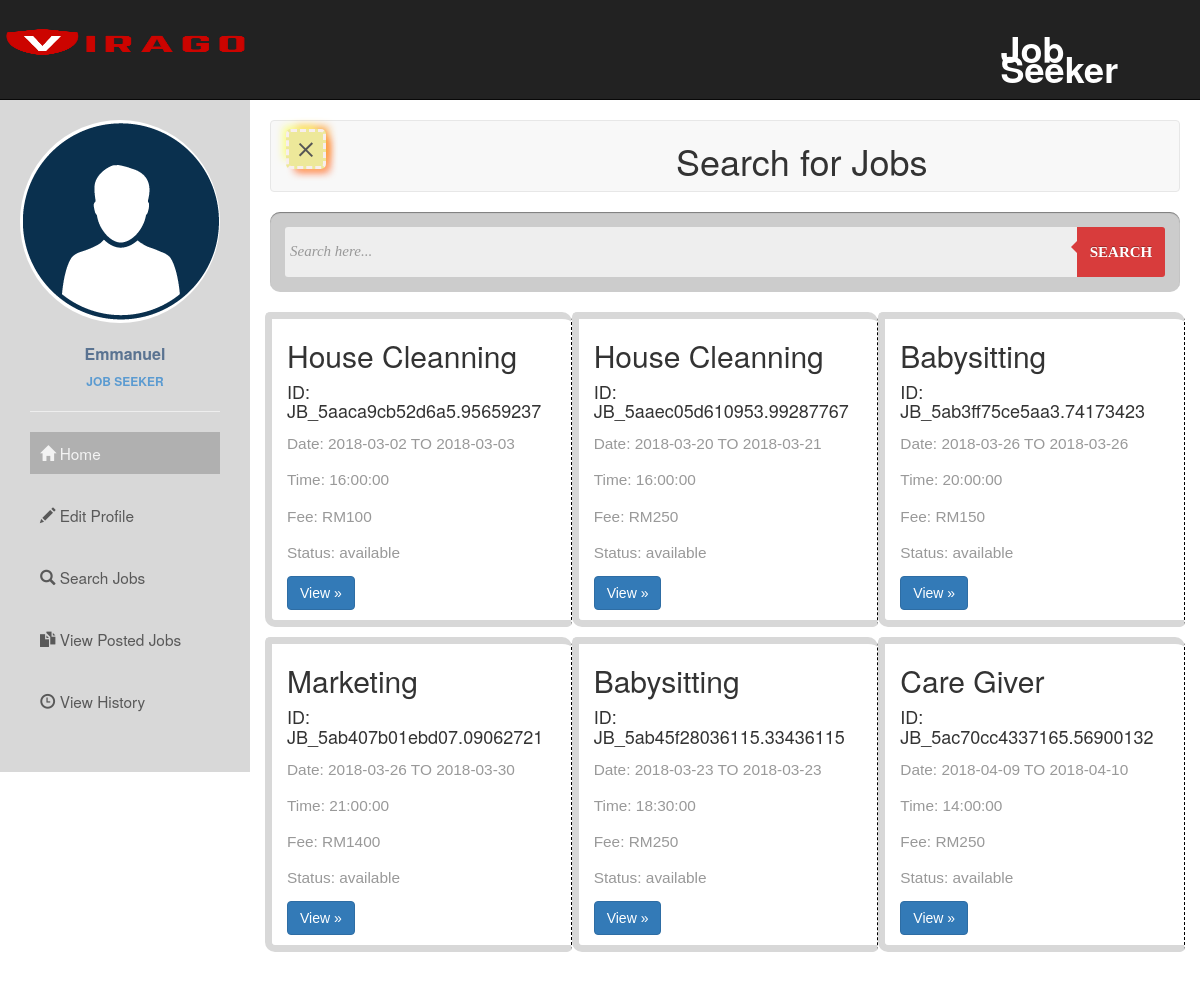
The page /searchJob.php (signed in) on the database its author committed.
### tables this page shows
CREATE TABLE `jobseekers` (
  `jobSeekersID` int(11) NOT NULL,
  `firstName` varchar(250) NOT NULL,
  `lastName` varchar(250) NOT NULL,
  `email` varchar(100) NOT NULL,
  `password` varchar(100) NOT NULL,
  `address` varchar(150) NOT NULL,
  `phone` varchar(25) NOT NULL,
  `specialty` varchar(50) NOT NULL,
  `JS_UniqueID` varchar(150) NOT NULL,
  `userType` int(11) NOT NULL DEFAULT '0'
);

CREATE TABLE `jobs` (
  `ID` int(11) NOT NULL,
  `jobTitel` varchar(50) NOT NULL,
  `address` varchar(50) NOT NULL,
  `category` varchar(50) NOT NULL,
  `price` double NOT NULL,
  `stDate` date NOT NULL,
  `edDate` date NOT NULL,
  `stTime` time NOT NULL,
  `status` varchar(15) NOT NULL DEFAULT 'available',
  `JB_UniqueID` varchar(200) NOT NULL,
  `CL_UniqueID` varchar(100) NOT NULL
);

### searchJob.php (the view, shortened to what this page needs)
<?php
  include("BackEnd_Script/DBconfig.php");
  $userID = $_SESSION['user_ID'];
?>
<!DOCTYPE html>
<html >
<head>
  <link  rel="stylesheet" href="css/bootstrap.min.css">
  <link rel="stylesheet" href="css/font-awesome.min.css">
  <link rel="stylesheet"  href="css/bootstrap-social.css">
  <link rel="stylesheet" href="https://cdnjs.cloudflare.com/ajax/libs/normalize/5.0.0/normalize.min.css">
  <link href="css/user_homepage.css" rel="stylesheet">
  <link rel="stylesheet" href="css/search.css" rel="stylesheet">
</head>
<body>
     <nav class="navbar navbar-inverse navbar-fixed-top">
        <div class="container">
          <div class="navbar-header">
            <a  href="member_homepage.php">
              <image src="rec/virago.png" alt="img_logo" id="img_logo_trainer">
            </a>
          </div>
          <div id="navbar" class="collapse navbar-collapse ">
            <ul class="nav navbar-nav navbar-right">
              <li class="dropdown">
                <a class="dropdown-toggle" data-toggle="dropdown" href="member_homepage.php">Job Seeker</a>
              </li>
            </ul>
          </div>
        </div>
    </nav>
    <div class="wrapper">
        <nav id="sidebar">
          <div class="sidebar-header ">
            <div class="img-sidebar-header">
              <?php
                $sql = "SELECT name FROM images WHERE userID='$userID'";
                $result = mysqli_query($con,$sql);
                $row = mysqli_fetch_array($result);
                $image = $row['name'];
                if (!empty($image)) {
                  $image_src = "symbol/profilePic/member/".$image;
                }
                else{
                  $image_src = "symbol/profilePic/default.png";
                }
              ?>
            <img src="<?php echo $image_src;?>" class="img-responsive img-circle" alt="User Profile image">
          </div>
            <?php
                $jobseekersID = $_SESSION['user_ID'];
                $result = $con->query("SELECT firstName FROM jobseekers  where JS_UniqueID = '$jobseekersID'");
                $rs = $result->fetch_array();
            ?>
            <div class="userinfo-title">
              <div class="userinfo-title-name">
                  <?php echo $rs['firstName']?>
              </div>
              <div class="userinfo-title-job">
                Job Seeker
              </div>
            </div>
          </div>
           <ul class="list-unstyled components">
             <hr  class="line-sidebar">
               <li class="active menu-spacing">
                  <a href="member_homepage.php">
                      <i class="glyphicon glyphicon-home"></i>
                      Home
                  </a>
               </li>
               <li class="menu-spacing">
                <a href="member_edit_profile.php">
                  <i class="glyphicon glyphicon-pencil"></i>
                    Edit Profile
                </a>
              </li>
             <li class="menu-spacing">
                <a href="searchJob.php">
                  <i class="glyphicon glyphicon-search"></i>
                    Search Jobs
                </a>
              </li>
              <li class="menu-spacing">
                <a href="listedJobs.php" >
                  <i class="glyphicon glyphicon-duplicate"></i>
                    View Posted Jobs
                </a>
              </li>
              <li class=" menu-spacing">
                 <a href="jsHistory.php">
                     <i class="glyphicon glyphicon-time"></i>
                     View History
                 </a>
              </li>
            </ul>
          </nav>
          <div id="content">
            <nav class="navbar navbar-default">
                <div class="container-fluid">
                    <div class="navbar-header">
                        <button type="button" id="sidebarCollapse" class="navbar-btn ">
                            <span></span>
                        </button>
                        <div class="infoCont">
                          <span><h1>Search for Jobs</h1></span>
                        </div>
                    </div>
                </div>
            </nav>
            <form class="form-wrapper cf" action="searchJob.php" method="POST">
                <input type="text" name="search" placeholder="Search here..." required>
                <button type="submit" name="submit">Search</button>
            </form>
            <div class="row inner-row-content">
              <?php
                  $specialty = $_POST['search'];
                  $result = $con->query("SELECT * FROM jobs where category like '$specialty%' ");
                  foreach ($result as $key => $rs) {
              ?>
              <div class="col-md-4 col-lg-4 popout content-layout">
                <h2><?php echo $rs["jobTitel"];?> </h2>
                <h4 class="id"> ID: <?php echo $rs["JB_UniqueID"];?></h4>
                <p>Date: <?php echo $rs["stDate"].' TO';?> <span><?php echo $rs["edDate"];?></span> </P>
                <p>Time: <?php echo $rs["stTime"];?></P>
                <p>Fee: <?php echo 'RM'.$rs["price"];?></p>
                <p>Status: <?php echo $rs["status"];?></p>
                <p><a class="btn btn-primary" href="job_appl.php?JB_UniqueID=<?php echo $rs['JB_UniqueID']; ?>" role="button">View &raquo;</a></p>
              </div>
              <?php
                }
              ?>
            </div>
            </div>
          </div>
  </body>
</html>

### css/user_homepage.css (style rules this page uses)
html, body { padding:0; margin:0; }
#navbar { margin-top:2%; position: relative; z-index: 99; }
.navbar-fixed-top { height:100px; }
#navbar a { font-size:3vmax; color: white; font-weight: 600; margin-left: 10%; }
#img_logo_trainer { position: absolute; left:-5px; width:270px; height:90px; }
p { font-family: 'Poppins', sans-serif; font-size: 1.1em; font-weight: 300; line-height: 1.7em; color: #999; }
a, a:hover, a:focus { color: inherit; text-decoration: none; transition: all 0.3s; }
.wrapper { display: flex; align-items: stretch; perspective: 100%; margin-top: 100px; margin-bottom: 50px; }
#sidebar { min-width: 250px; max-width: 250px; height:100%; background: #d8d8d8; color: #595959; transition: all 0.6s cubic-bezier(0.945, 0.020, 0.270, 0.665); transform-origin: bottom left; }
#sidebar .sidebar-header { padding: 20px; }
.sidebar-header { -webkit-animation-duration: 1.2s; animation-duration: 1.2s; -webkit-animation-name: bounceInDown; animation-name: bounceInDown; }
.img-circle { opacity: 1; transition: .5s ease; backface-visibility: hidden; }
.userinfo-title { text-align: center; margin-top: 20px; }
.userinfo-title-name { color: #5a7391; font-size: 16px; font-weight: 600; margin-bottom: 7px; }
.userinfo-title-job { text-transform: uppercase; color: #5b9bd1; font-size: 12px; font-weight: 600; }
#sidebar ul.components { padding: 20px 30px; }
ul.components li { -webkit-animation-duration: 1.5s; animation-duration: 1.5s; -webkit-animation-name: bounceInDown; animation-name: bounceInDown; }
ul .menu-spacing { margin-bottom: 20px; }
.line-sidebar { margin-top: -10%; width:100%; }
#sidebar ul li a { padding: 10px; font-size: 1.1em; display: block; text-decoration: none; }
#sidebar ul li.active > a, a[aria-expanded="true"] { color: #fff; background: #a0a0a0; opacity: 0.7; }
#content { padding: 20px; min-height: 100vh; width:100%; transition: all 0.3s; }
#sidebarCollapse { width: 40px; height: 40px; position:relative; background-color: #EDE89A; box-shadow: -6px -6px 8px -4px #fafe76, 6px -6px 8px -4px #fe9f32, 6px 6px 8px -4px #ffbf66, 6px 6px 8px -4px #ff3f3f; border:3px dashed #F7EEEE; border-radius:5px; }
#sidebarCollapse span { width: 80%; height: 2px; margin: 0 auto; display: block; background: #555; transition: all 0.8s cubic-bezier(0.810, -0.330, 0.345, 1.375); transition-delay: 0.2s; }
#sidebarCollapse span:last-of-type { transform: rotate(-45deg) translate(1px, -1px); }
.content-layout { animation: popout .8s ease; -webkit-animation: popout 0.5s ease; border: 7px solid #d8d8d8; border-right: 1px white; border-radius: 5px 10px 5px; margin-top: 10px; }
.inner-row-content { padding:10px; }
.popout { border-right: 1px dashed black; }
.infoCont { position: relative; z-index: 1; align-content: center; float: right; margin-left: 350px; }

### css/search.css (style rules this page uses)
.cf:before, .cf:after { content:""; display:table; }
.cf:after { clear:both; }
.cf { zoom:1; }
.form-wrapper { width: 100%; padding: 15px; background: #444; background: rgba(0,0,0,.2); border-radius: 10px; box-shadow: 0 1px 1px rgba(0,0,0,.4) inset, 0 1px 0 rgba(255,255,255,.2); }
.form-wrapper input { width: 90%; height: 50px; padding: 10px 5px; float: left; font: bold 15px 'lucida sans', 'trebuchet MS', 'Tahoma'; border: 0; background: #eee; border-radius: 3px 0 0 3px; }
.form-wrapper button { overflow: visible; position: relative; float: right; border: 0; padding: 0; cursor: pointer; height: 50px; width: 10%; font: bold 15px/40px 'lucida sans', 'trebuchet MS', 'Tahoma'; color: #fff; text-transform: uppercase; background: #d83c3c; border-radius: 0 3px 3px 0; text-shadow: 0 -1px 0 rgba(0, 0 ,0, .3); }
.form-wrapper button:before { content: ''; position: absolute; border-width: 8px 8px 8px 0; border-style: solid solid solid none; border-color: transparent #d83c3c transparent; top: 12px; left: -6px; }

### rows shown on the page
jobseekers: firstName "Emmanuel"
jobs: jobTitel "House Cleanning", JB_UniqueID "JB_5aaca9cb52d6a5.95659237", stDate "2018-03-02", edDate "2018-03-03", stTime "16:00:00", price "100", status "available"
jobs: jobTitel "House Cleanning", JB_UniqueID "JB_5aaec05d610953.99287767", stDate "2018-03-20", edDate "2018-03-21", stTime "16:00:00", price "250", status "available"
jobs: jobTitel "Babysitting", JB_UniqueID "JB_5ab3ff75ce5aa3.74173423", stDate "2018-03-26", edDate "2018-03-26", stTime "20:00:00", price "150", status "available"
jobs: jobTitel "Marketing", JB_UniqueID "JB_5ab407b01ebd07.09062721", stDate "2018-03-26", edDate "2018-03-30", stTime "21:00:00", price "1400", status "available"
jobs: jobTitel "Babysitting", JB_UniqueID "JB_5ab45f28036115.33436115", stDate "2018-03-23", edDate "2018-03-23", stTime "18:30:00", price "250", status "available"
jobs: jobTitel "Care Giver", JB_UniqueID "JB_5ac70cc4337165.56900132", stDate "2018-04-09", edDate "2018-04-10", stTime "14:00:00", price "250", status "available"
